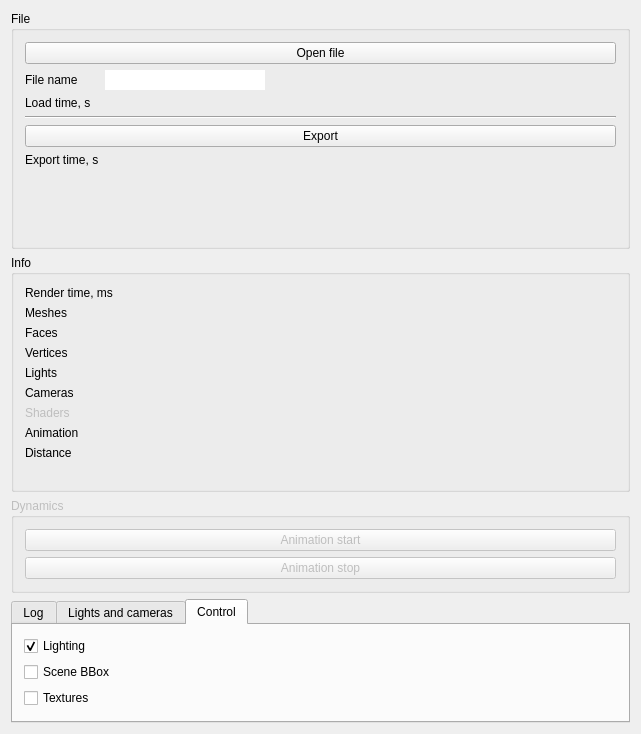
<?xml version="1.0" encoding="UTF-8"?>
<ui version="4.0">
    <class>MainWindow</class>
    <widget class="QMainWindow" name="MainWindow">
        <property name="geometry">
            <rect>
                <x>0</x>
                <y>0</y>
                <width>641</width>
                <height>734</height>
            </rect>
        </property>
        <property name="windowTitle">
            <string>MainWindow</string>
        </property>
        <widget class="QWidget" name="centralWidget">
            <layout class="QVBoxLayout" name="verticalLayout_2">
                <item>
                    <layout class="QVBoxLayout" name="verticalLayout" stretch="5,1">
                        <item>
                            <layout class="QHBoxLayout" name="hlMainView" stretch="0">
                                <property name="sizeConstraint">
                                    <enum>QLayout::SetDefaultConstraint</enum>
                                </property>
                                <item>
                                    <layout class="QVBoxLayout" name="verticalLayout_3">
                                        <item>
                                            <widget class="QGroupBox" name="grpFile">
                                                <property name="sizePolicy">
                                                    <sizepolicy hsizetype="MinimumExpanding"
                                                                vsizetype="MinimumExpanding">
                                                        <horstretch>0</horstretch>
                                                        <verstretch>0</verstretch>
                                                    </sizepolicy>
                                                </property>
                                                <property name="focusPolicy">
                                                    <enum>Qt::NoFocus</enum>
                                                </property>
                                                <property name="title">
                                                    <string>File</string>
                                                </property>
                                                <layout class="QFormLayout" name="formLayout_2">
                                                    <item row="0" column="0" colspan="2">
                                                        <widget class="QPushButton" name="butOpenFile">
                                                            <property name="focusPolicy">
                                                                <enum>Qt::NoFocus</enum>
                                                            </property>
                                                            <property name="text">
                                                                <string>Open file</string>
                                                            </property>
                                                        </widget>
                                                    </item>
                                                    <item row="1" column="0">
                                                        <widget class="QLabel" name="lblFileName_Label">
                                                            <property name="focusPolicy">
                                                                <enum>Qt::NoFocus</enum>
                                                            </property>
                                                            <property name="text">
                                                                <string>File name</string>
                                                            </property>
                                                        </widget>
                                                    </item>
                                                    <item row="1" column="1">
                                                        <widget class="QLineEdit" name="leFileName">
                                                            <property name="maximumSize">
                                                                <size>
                                                                    <width>160</width>
                                                                    <height>16777215</height>
                                                                </size>
                                                            </property>
                                                            <property name="focusPolicy">
                                                                <enum>Qt::NoFocus</enum>
                                                            </property>
                                                            <property name="frame">
                                                                <bool>false</bool>
                                                            </property>
                                                            <property name="readOnly">
                                                                <bool>true</bool>
                                                            </property>
                                                        </widget>
                                                    </item>
                                                    <item row="2" column="0">
                                                        <widget class="QLabel" name="lblLoadTime_Label">
                                                            <property name="focusPolicy">
                                                                <enum>Qt::NoFocus</enum>
                                                            </property>
                                                            <property name="text">
                                                                <string>Load time, s</string>
                                                            </property>
                                                        </widget>
                                                    </item>
                                                    <item row="2" column="1">
                                                        <widget class="QLabel" name="lblLoadTime">
                                                            <property name="focusPolicy">
                                                                <enum>Qt::NoFocus</enum>
                                                            </property>
                                                            <property name="text">
                                                                <string/>
                                                            </property>
                                                            <property name="alignment">
                                                                <set>Qt::AlignCenter</set>
                                                            </property>
                                                        </widget>
                                                    </item>
                                                    <item row="4" column="0" colspan="2">
                                                        <widget class="Line" name="line">
                                                            <property name="focusPolicy">
                                                                <enum>Qt::NoFocus</enum>
                                                            </property>
                                                            <property name="orientation">
                                                                <enum>Qt::Horizontal</enum>
                                                            </property>
                                                        </widget>
                                                    </item>
                                                    <item row="5" column="0" colspan="2">
                                                        <widget class="QPushButton" name="butExport">
                                                            <property name="focusPolicy">
                                                                <enum>Qt::NoFocus</enum>
                                                            </property>
                                                            <property name="text">
                                                                <string>Export</string>
                                                            </property>
                                                        </widget>
                                                    </item>
                                                    <item row="6" column="0">
                                                        <widget class="QLabel" name="lblExportTime_Label">
                                                            <property name="focusPolicy">
                                                                <enum>Qt::NoFocus</enum>
                                                            </property>
                                                            <property name="text">
                                                                <string>Export time, s</string>
                                                            </property>
                                                        </widget>
                                                    </item>
                                                    <item row="6" column="1">
                                                        <widget class="QLabel" name="lblExportTime">
                                                            <property name="focusPolicy">
                                                                <enum>Qt::NoFocus</enum>
                                                            </property>
                                                            <property name="text">
                                                                <string/>
                                                            </property>
                                                        </widget>
                                                    </item>
                                                </layout>
                                            </widget>
                                        </item>
                                        <item>
                                            <widget class="QGroupBox" name="grpInfo">
                                                <property name="sizePolicy">
                                                    <sizepolicy hsizetype="MinimumExpanding"
                                                                vsizetype="MinimumExpanding">
                                                        <horstretch>0</horstretch>
                                                        <verstretch>0</verstretch>
                                                    </sizepolicy>
                                                </property>
                                                <property name="focusPolicy">
                                                    <enum>Qt::NoFocus</enum>
                                                </property>
                                                <property name="title">
                                                    <string>Info</string>
                                                </property>
                                                <layout class="QFormLayout" name="formLayout_4">
                                                    <item row="0" column="0">
                                                        <widget class="QLabel" name="lblRenderTime_Label">
                                                            <property name="focusPolicy">
                                                                <enum>Qt::NoFocus</enum>
                                                            </property>
                                                            <property name="text">
                                                                <string>Render time, ms</string>
                                                            </property>
                                                        </widget>
                                                    </item>
                                                    <item row="0" column="1">
                                                        <widget class="QLabel" name="lblRenderTime">
                                                            <property name="focusPolicy">
                                                                <enum>Qt::NoFocus</enum>
                                                            </property>
                                                            <property name="text">
                                                                <string/>
                                                            </property>
                                                            <property name="alignment">
                                                                <set>Qt::AlignCenter</set>
                                                            </property>
                                                        </widget>
                                                    </item>
                                                    <item row="1" column="0">
                                                        <widget class="QLabel" name="lblMeshCount_Label">
                                                            <property name="focusPolicy">
                                                                <enum>Qt::NoFocus</enum>
                                                            </property>
                                                            <property name="text">
                                                                <string>Meshes</string>
                                                            </property>
                                                        </widget>
                                                    </item>
                                                    <item row="2" column="0">
                                                        <widget class="QLabel" name="lblFaceCount_Label">
                                                            <property name="focusPolicy">
                                                                <enum>Qt::NoFocus</enum>
                                                            </property>
                                                            <property name="text">
                                                                <string>Faces</string>
                                                            </property>
                                                        </widget>
                                                    </item>
                                                    <item row="1" column="1">
                                                        <widget class="QLabel" name="lblMeshCount">
                                                            <property name="focusPolicy">
                                                                <enum>Qt::NoFocus</enum>
                                                            </property>
                                                            <property name="text">
                                                                <string/>
                                                            </property>
                                                            <property name="alignment">
                                                                <set>Qt::AlignCenter</set>
                                                            </property>
                                                        </widget>
                                                    </item>
                                                    <item row="2" column="1">
                                                        <widget class="QLabel" name="lblFaceCount">
                                                            <property name="focusPolicy">
                                                                <enum>Qt::NoFocus</enum>
                                                            </property>
                                                            <property name="text">
                                                                <string/>
                                                            </property>
                                                            <property name="alignment">
                                                                <set>Qt::AlignCenter</set>
                                                            </property>
                                                        </widget>
                                                    </item>
                                                    <item row="3" column="0">
                                                        <widget class="QLabel" name="lblVertexCount_Label">
                                                            <property name="focusPolicy">
                                                                <enum>Qt::NoFocus</enum>
                                                            </property>
                                                            <property name="text">
                                                                <string>Vertices</string>
                                                            </property>
                                                        </widget>
                                                    </item>
                                                    <item row="3" column="1">
                                                        <widget class="QLabel" name="lblVertexCount">
                                                            <property name="focusPolicy">
                                                                <enum>Qt::NoFocus</enum>
                                                            </property>
                                                            <property name="text">
                                                                <string/>
                                                            </property>
                                                            <property name="alignment">
                                                                <set>Qt::AlignCenter</set>
                                                            </property>
                                                        </widget>
                                                    </item>
                                                    <item row="4" column="0">
                                                        <widget class="QLabel" name="lblLightCount_Label">
                                                            <property name="focusPolicy">
                                                                <enum>Qt::NoFocus</enum>
                                                            </property>
                                                            <property name="text">
                                                                <string>Lights</string>
                                                            </property>
                                                        </widget>
                                                    </item>
                                                    <item row="5" column="0">
                                                        <widget class="QLabel" name="lblCameraCount_Label">
                                                            <property name="focusPolicy">
                                                                <enum>Qt::NoFocus</enum>
                                                            </property>
                                                            <property name="text">
                                                                <string>Cameras</string>
                                                            </property>
                                                        </widget>
                                                    </item>
                                                    <item row="7" column="0">
                                                        <widget class="QLabel" name="lblHasAnimation_Label">
                                                            <property name="focusPolicy">
                                                                <enum>Qt::NoFocus</enum>
                                                            </property>
                                                            <property name="text">
                                                                <string>Animation</string>
                                                            </property>
                                                        </widget>
                                                    </item>
                                                    <item row="6" column="0">
                                                        <widget class="QLabel" name="lblShaderCount_Label">
                                                            <property name="enabled">
                                                                <bool>false</bool>
                                                            </property>
                                                            <property name="focusPolicy">
                                                                <enum>Qt::NoFocus</enum>
                                                            </property>
                                                            <property name="text">
                                                                <string>Shaders</string>
                                                            </property>
                                                        </widget>
                                                    </item>
                                                    <item row="4" column="1">
                                                        <widget class="QLabel" name="lblLightCount">
                                                            <property name="focusPolicy">
                                                                <enum>Qt::NoFocus</enum>
                                                            </property>
                                                            <property name="text">
                                                                <string/>
                                                            </property>
                                                        </widget>
                                                    </item>
                                                    <item row="5" column="1">
                                                        <widget class="QLabel" name="lblCameraCount">
                                                            <property name="focusPolicy">
                                                                <enum>Qt::NoFocus</enum>
                                                            </property>
                                                            <property name="text">
                                                                <string/>
                                                            </property>
                                                        </widget>
                                                    </item>
                                                    <item row="6" column="1">
                                                        <widget class="QLabel" name="lblShaderCount">
                                                            <property name="enabled">
                                                                <bool>false</bool>
                                                            </property>
                                                            <property name="focusPolicy">
                                                                <enum>Qt::NoFocus</enum>
                                                            </property>
                                                            <property name="text">
                                                                <string/>
                                                            </property>
                                                        </widget>
                                                    </item>
                                                    <item row="7" column="1">
                                                        <widget class="QLabel" name="lblHasAnimation">
                                                            <property name="focusPolicy">
                                                                <enum>Qt::NoFocus</enum>
                                                            </property>
                                                            <property name="text">
                                                                <string/>
                                                            </property>
                                                        </widget>
                                                    </item>
                                                    <item row="8" column="0">
                                                        <widget class="QLabel" name="lblDistance_Label">
                                                            <property name="text">
                                                                <string>Distance</string>
                                                            </property>
                                                        </widget>
                                                    </item>
                                                    <item row="8" column="1">
                                                        <widget class="QLabel" name="lblDistance">
                                                            <property name="text">
                                                                <string/>
                                                            </property>
                                                        </widget>
                                                    </item>
                                                </layout>
                                            </widget>
                                        </item>
                                        <item>
                                            <widget class="QGroupBox" name="grpDynamics">
                                                <property name="enabled">
                                                    <bool>false</bool>
                                                </property>
                                                <property name="focusPolicy">
                                                    <enum>Qt::NoFocus</enum>
                                                </property>
                                                <property name="title">
                                                    <string>Dynamics</string>
                                                </property>
                                                <layout class="QGridLayout" name="gridLayout">
                                                    <item row="0" column="0">
                                                        <widget class="QPushButton" name="butAnimationStart">
                                                            <property name="focusPolicy">
                                                                <enum>Qt::NoFocus</enum>
                                                            </property>
                                                            <property name="text">
                                                                <string>Animation start</string>
                                                            </property>
                                                        </widget>
                                                    </item>
                                                    <item row="1" column="0">
                                                        <widget class="QPushButton" name="butAnimationStop">
                                                            <property name="focusPolicy">
                                                                <enum>Qt::NoFocus</enum>
                                                            </property>
                                                            <property name="text">
                                                                <string>Animation stop</string>
                                                            </property>
                                                        </widget>
                                                    </item>
                                                </layout>
                                            </widget>
                                        </item>
                                    </layout>
                                </item>
                            </layout>
                        </item>
                        <item>
                            <widget class="QTabWidget" name="tabInfoAndControl">
                                <property name="focusPolicy">
                                    <enum>Qt::NoFocus</enum>
                                </property>
                                <property name="currentIndex">
                                    <number>2</number>
                                </property>
                                <widget class="QWidget" name="tab">
                                    <attribute name="title">
                                        <string>Log</string>
                                    </attribute>
                                    <layout class="QGridLayout" name="gridLayout_2">
                                        <item row="0" column="0">
                                            <widget class="QTextBrowser" name="tbLog">
                                                <property name="sizePolicy">
                                                    <sizepolicy hsizetype="Expanding" vsizetype="Preferred">
                                                        <horstretch>0</horstretch>
                                                        <verstretch>0</verstretch>
                                                    </sizepolicy>
                                                </property>
                                                <property name="minimumSize">
                                                    <size>
                                                        <width>0</width>
                                                        <height>0</height>
                                                    </size>
                                                </property>
                                                <property name="focusPolicy">
                                                    <enum>Qt::NoFocus</enum>
                                                </property>
                                            </widget>
                                        </item>
                                    </layout>
                                </widget>
                                <widget class="QWidget" name="tab_2">
                                    <attribute name="title">
                                        <string>Lights and cameras</string>
                                    </attribute>
                                    <layout class="QHBoxLayout" name="horizontalLayout">
                                        <item>
                                            <widget class="QListWidget" name="lstLight">
                                                <property name="focusPolicy">
                                                    <enum>Qt::NoFocus</enum>
                                                </property>
                                                <property name="toolTip">
                                                    <string>Light sources of the scene</string>
                                                </property>
                                                <property name="editTriggers">
                                                    <set>QAbstractItemView::SelectedClicked</set>
                                                </property>
                                                <property name="showDropIndicator" stdset="0">
                                                    <bool>false</bool>
                                                </property>
                                                <property name="selectionMode">
                                                    <enum>QAbstractItemView::MultiSelection</enum>
                                                </property>
                                            </widget>
                                        </item>
                                        <item>
                                            <widget class="QListWidget" name="lstCamera">
                                                <property name="focusPolicy">
                                                    <enum>Qt::NoFocus</enum>
                                                </property>
                                                <property name="toolTip">
                                                    <string>Cameras of the scene</string>
                                                </property>
                                                <property name="editTriggers">
                                                    <set>QAbstractItemView::NoEditTriggers</set>
                                                </property>
                                                <property name="showDropIndicator" stdset="0">
                                                    <bool>false</bool>
                                                </property>
                                            </widget>
                                        </item>
                                    </layout>
                                </widget>
                                <widget class="QWidget" name="tab_3">
                                    <attribute name="title">
                                        <string>Control</string>
                                    </attribute>
                                    <layout class="QGridLayout" name="gridLayout_3">
                                        <item row="0" column="0">
                                            <widget class="QCheckBox" name="cbxLighting">
                                                <property name="toolTip">
                                                    <string>Enable/Disable OpenGL lighting</string>
                                                </property>
                                                <property name="text">
                                                    <string>Lighting</string>
                                                </property>
                                                <property name="checked">
                                                    <bool>true</bool>
                                                </property>
                                            </widget>
                                        </item>
                                        <item row="1" column="0">
                                            <widget class="QCheckBox" name="cbxBBox">
                                                <property name="text">
                                                    <string>Scene BBox</string>
                                                </property>
                                            </widget>
                                        </item>
                                        <item row="2" column="0">
                                            <widget class="QCheckBox" name="cbxTextures">
                                                <property name="text">
                                                    <string>Textures</string>
                                                </property>
                                            </widget>
                                        </item>
                                    </layout>
                                </widget>
                            </widget>
                        </item>
                    </layout>
                </item>
            </layout>
        </widget>
    </widget>
    <layoutdefault spacing="6" margin="11"/>
    <resources/>
    <connections/>
</ui>
